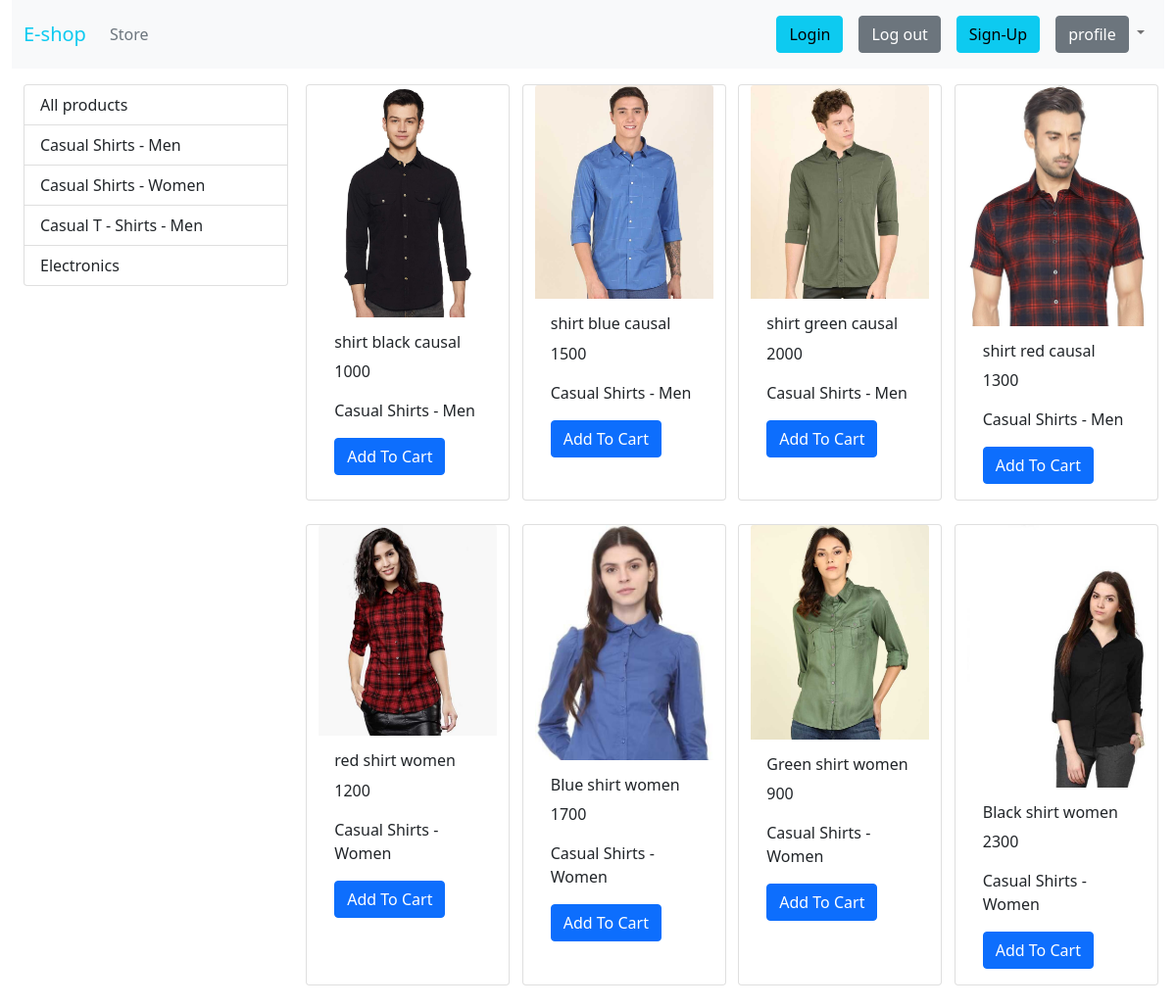
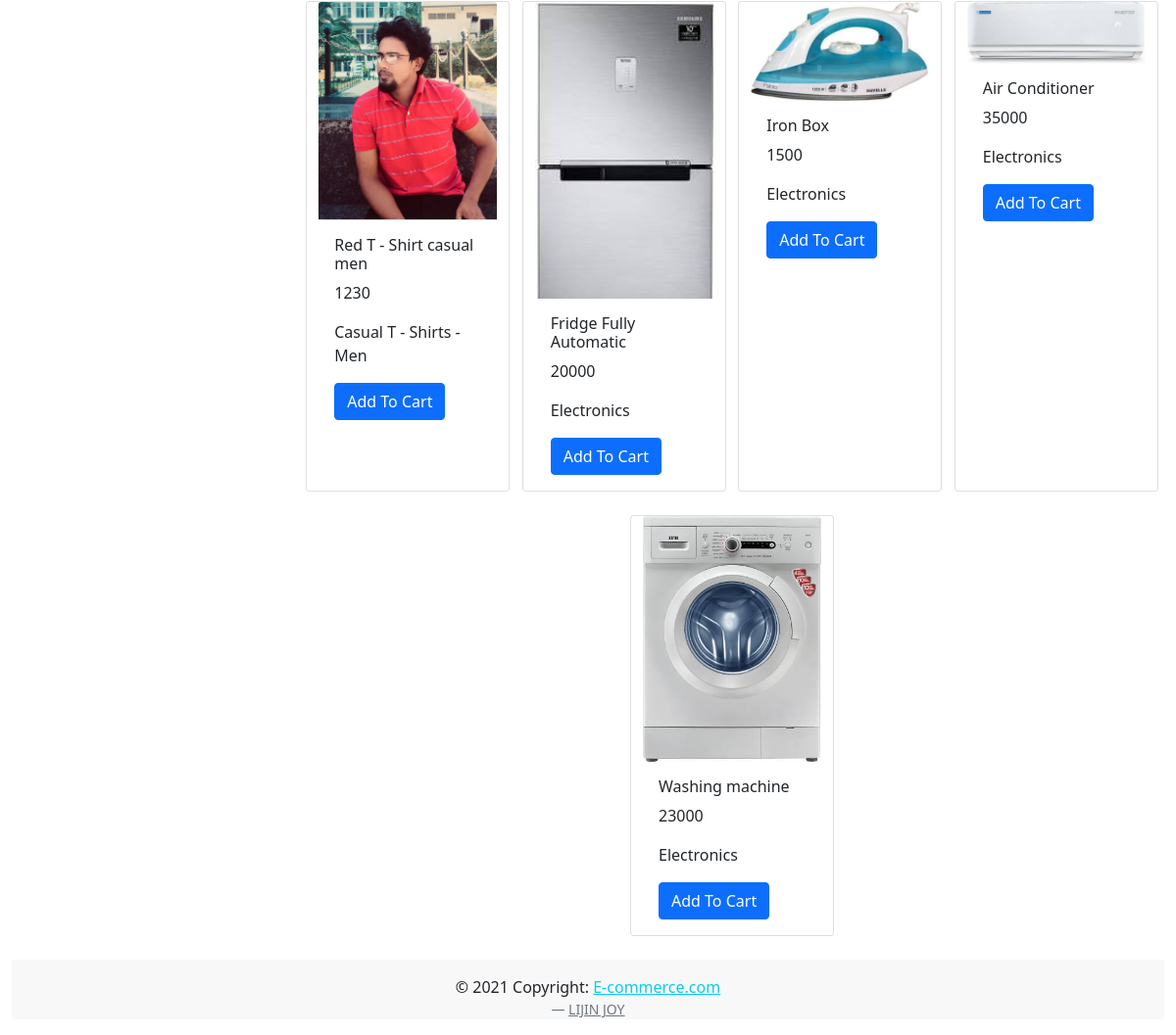
The page / on the database its author committed (2 pictures, top to bottom).
### Eshop/models/category.py (models this page shows)
class Category(models.Model):
    name= models.CharField(max_length=50)
    @staticmethod
    def get_all_categories():
        return Category.objects.all()
    def __str__(self):
        return self.name

### Eshop/models/products.py (models this page shows, shortened)
class Products(models.Model):
    name= models.CharField(max_length=50)
    price=models.IntegerField(default=0)
    category = models.ForeignKey(Category, on_delete=models.CASCADE, default=1)
    description= models.CharField(max_length=200,default='')
    image= models.ImageField(upload_to='uploads/products/')
    @staticmethod
    def get_all_products():
        return Products.objects.all()

### Eshop/views/Homepage_view.py (the view)
# urls.py: path('',Homepage_view.Homepage.as_view(),name='homepage'),
class Homepage(View):
    def get(self, request):
        product = None
        categories = Category.get_all_categories()
        categoryID = request.GET.get('category')
        if categoryID:
            product = Products.get_all_products_by_id(categoryID)
        else:
            product = Products.get_all_products()
        context = {
        'products': product,
        'category': categories,
        }
        return render(request, 'home.html', context)

### Eshop/templates/home.html
{% extends 'base.html' %}
{% block content %}
<div class="container-fluid mt-3">
<div class="row">
        <div class="col-lg-3">
        <div class="list-group">
          <a href="/" class="list-group-item list-group-item-action">
            All products</a>
            {% for categories in category%}
        <a href="/?category={{categories.id}}" class="list-group-item list-group-item-action">
         {{categories.name}}</a>
        {% endfor %}
        </div></div>
     <div id="products" class="col-lg-9">
        <div class="row mx-8">
            {% for product in products %}
        <div class="card mx-auto mb-4" style="width:13rem;">
            <img src="{{ product.image.url }}" class="card-img-top" alt="...">
            <div class="card-body">
              <h6 class="card-title">{{ product.name }}</h6>
              <p class="card-text">{{ product.price }}</p>
              <p class="card-text">{{ product.category }}</p>
              <a href="#" class="btn btn-primary">Add To Cart</a>
            </div>
          </div>
        {% endfor %}
        </div>
     </div>
</div>
</div>
{% endblock %}

### Eshop/templates/base.html (shortened to what this page needs)
<!doctype html>
<html lang="en">
<head>
    <link href="https://cdn.jsdelivr.net/npm/bootstrap@5.1.0/dist/css/bootstrap.min.css" rel="stylesheet">
</head>
<body>
<div class="container-fluid">
    <nav class="navbar navbar-expand-lg navbar-light bg-light">
      <div class="container-fluid">
        <a class="navbar-brand text-info" href="/">E-shop</a>
      <div class="collapse navbar-collapse" id="navbarSupportedContent">
        <ul class="navbar-nav me-auto mb-2 mb-lg-0">
        <li class="nav-item">
        <a class="nav-link active text-secondary" aria-current="page" href="/">Store</a>
        </li></div>
      <div class="d-flex">
        <div class="collapse navbar-collapse" id="navbarSupportedContent">
          <ul class="navbar-nav me-auto mb-2 mb-lg-0">
          <li class="nav-item">
          <a class="nav-link active" aria-current="page" href="/login"><button class="btn btn-info">Login</button>
          </a>
        </li>
        <div class="collapse navbar-collapse" id="navbarSupportedContent">
          <ul class="navbar-nav me-auto mb-2 mb-lg-0">
          <li class="nav-item">
          <a class="nav-link active" aria-current="page" href="#"><button class="btn btn-secondary">Log out</button>
          </a>
          </li>
        <div class="collapse navbar-collapse" id="navbarSupportedContent">
          <ul class="navbar-nav me-auto mb-2 mb-lg-0">
          <li class="nav-item">
          <a class="nav-link active" aria-current="page" href="/signup"><button class="btn btn-info">Sign-Up</button>
            </a>
        </li></div>
        <li class="nav-item dropdown">
          <a class="nav-link dropdown-toggle" href="#" id="navbarDropdown" role="button" data-bs-toggle="dropdown" aria-expanded="false">
            <button class="btn btn-secondary">profile</button>
          </a>
        </li></div></div>
    </nav>
        {% block content %}
        {% endblock %}
    <footer class="bg-light text-center text-lg-start mt1">
          <div class="text-center p-3" style="background-color: rgba(248, 242, 242, 0.2);">
            © 2021 Copyright:
            <a href="/" class="link-info ">E-commerce.com</a>
          </div>
        <p class="blockquote-footer text-center"><a href="/about" class="link-secondary" >LIJIN JOY</a>
          </p>
          </footer>
  </body>
</html>

### rows shown on the page
Category: name "Casual Shirts - Men"
Category: name "Casual Shirts - Women"
Category: name "Casual T - Shirts - Men"
Category: name "Electronics"
Products: image (picture), name "shirt black causal", price "1000", category "Casual Shirts - Men"
Products: image (picture), name "shirt blue causal", price "1500", category "Casual Shirts - Men"
Products: image (picture), name "shirt green causal", price "2000", category "Casual Shirts - Men"
Products: image (picture), name "shirt red causal", price "1300", category "Casual Shirts - Men"
Products: image (picture), name "red shirt women", price "1200", category "Casual Shirts - Women"
Products: image (picture), name "Blue shirt women", price "1700", category "Casual Shirts - Women"
Products: image (picture), name "Green shirt women", price "900", category "Casual Shirts - Women"
Products: image (picture), name "Black shirt women", price "2300", category "Casual Shirts - Women"
Products: image (picture), name "Red T - Shirt casual men", price "1230", category "Casual T - Shirts - Men"
Products: image (picture), name "Fridge Fully Automatic", price "20000", category "Electronics"
Products: image (picture), name "Iron Box", price "1500", category "Electronics"
Products: image (picture), name "Air Conditioner", price "35000", category "Electronics"
Products: image (picture), name "Washing machine", price "23000", category "Electronics"
